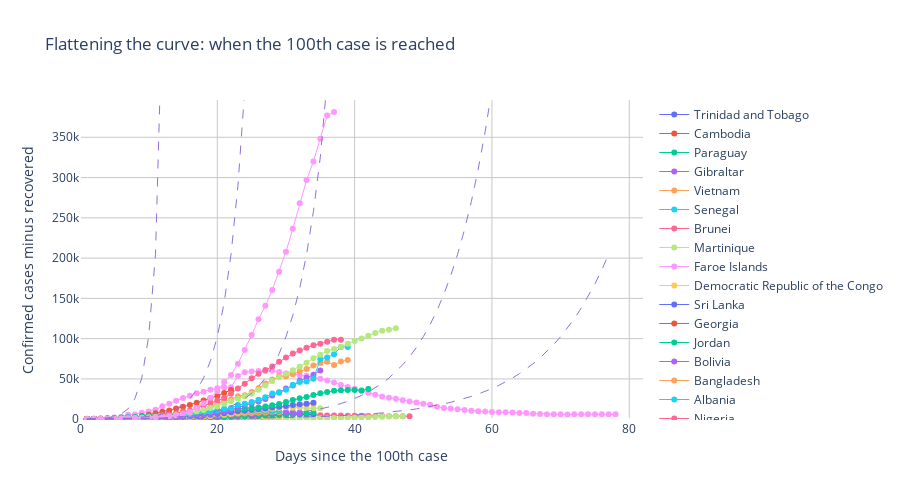

The cell this chart's notebook holds for it:
### Code cell
day_count = 0
max_cases = 0

fig = go.Figure()
for country in current_cases.index:
    confirmed_cases_for_current_country = current_cases[current_cases.index == country].values[0]
    day_count_for_current_country = len(confirmed_cases_for_current_country)
    confirmed_cases_for_current_country = [date for date in confirmed_cases_for_current_country if date >= 100]
    max_cases_for_current_country = max(confirmed_cases_for_current_country)
    if day_count <= day_count_for_current_country:
        day_count = day_count_for_current_country
    if max_cases <= max_cases_for_current_country:
        max_cases = max_cases_for_current_country
    fig.add_trace(
        go.Scatter(
            x=np.arange(1, day_count_for_current_country + 1),
            y=confirmed_cases_for_current_country,
            name=country,
            mode="lines+markers",
            line={"width": 1}       
        )
    )
day_array = np.arange(1, day_count)
for r in [1, 2, 3, 5, 7]:
    if r == 1:
        text_value = "Double every day"
    else:
        text_value = f"Double every {r} days"
    trace=[100 * 2**(i/r) for i in day_array]
    fig.add_trace(
        go.Scatter(
            x=day_array,
            y=trace,
            name=text_value,
            mode="lines",
            line={"dash": "dash", "color": "MediumPurple", "width": 1},            
            showlegend=False
        )
    )
    text_x = np.argmax(np.array(trace) >= max_cases + 10000) if trace[-1] >= max_cases + 10000 else day_count - 4
    text_y = max_cases + 10000 if trace[-1] >= max_cases + 10000 else trace[-1]
    #fig.add_trace(
    #    go.Scatter(
    #        x=[text_x],
    #        y=[text_y],
    #        text=text_value,
    #        mode="text",
    #        showlegend=False
    #    )
    #)
fig.update_layout(
    title="Flattening the curve: when the 100th case is reached",
    xaxis={"range":(0, day_count + 4)},
    yaxis={"range":(-1000, max_cases + 15000)},
    height=500, 
    plot_bgcolor="rgb(255, 255, 255)")
fig.update_xaxes(title_text="Days since the 100th case",
                 gridcolor="rgb(200, 200, 200)", 
                 gridwidth=1)
fig.update_yaxes(title_text="Confirmed cases minus recovered",
                 gridcolor="rgb(200, 200, 200)", 
                 gridwidth=1)
fig.show()
